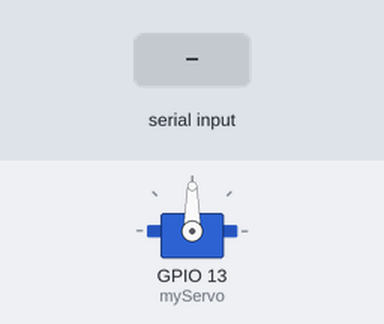
Simulated run of this sketch. Board: ESP32. On the bench: servo. Inputs (shaded band) come from the test bench. What the sketch prints to the serial monitor is not drawn.

Above: at 1.2 s.
1.3 s: "GO,1\n" received over Serial
At 1.45 s:
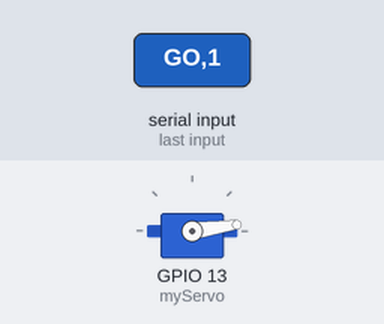
4.3 s: "STOP,1\n" received over Serial
At 4.8 s:
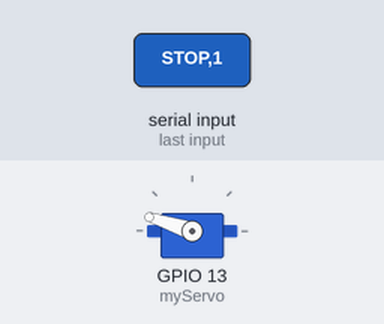
Timing chart, 0 to 7.3 s (numbered marks = the images above; inputs shaded):
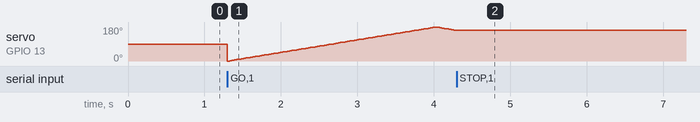

The sketch:

servo_full.ino
```cpp
#include <ESP32Servo.h>

Servo myServo;

// Servo control
int servoAngle = 0;
int servoStep  = 2;
int servoDelay = 30;
bool sweeping  = false;

// Distance received from WROOM
int dist = 0;

void setup() {
  Serial.begin(115200);
  myServo.attach(13);   // GPIO 13 supports PWM
  Serial.println("READY");
}

void loop() {

  if (Serial.available()) {
    String msg = Serial.readStringUntil('\n');
    msg.trim();
    int commaIndex = msg.indexOf(',');
    if (commaIndex > 0) {
      String cmd = msg.substring(0, commaIndex);
      dist = msg.substring(commaIndex + 1).toInt();
      if (cmd == "GO") {
        sweeping = true;
      }
      else if (cmd == "STOP") {
        sweeping = false;
      }
    }
  }

  if (sweeping) {
    myServo.write(servoAngle);
    // Send ONE clean line to Python
    Serial.print("DATA,");
    Serial.print(servoAngle);
    Serial.print(",");
    Serial.println(dist);

    servoAngle += servoStep;

    if (servoAngle >= 180 || servoAngle <= 0) {
      servoStep = -servoStep;
    }

    delay(servoDelay);
  }
  else {
    Serial.print("DATA,");
    Serial.print(servoAngle);
    Serial.print(",");
    Serial.println(dist);
  }
}
```

Measured:
- after the input at 4.3 s, servo on GPIO 13 (myServo): stops changing and stays 162°
